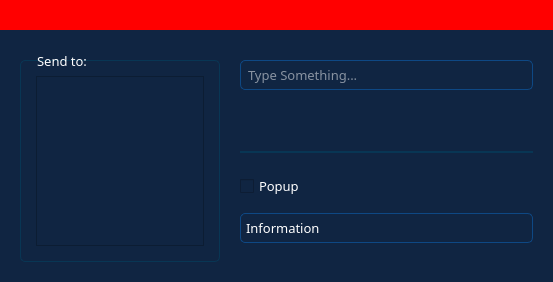
<?xml version="1.0" encoding="UTF-8"?>
<ui version="4.0">
 <class>Form</class>
 <widget class="QWidget" name="Form">
  <property name="geometry">
   <rect>
    <x>0</x>
    <y>0</y>
    <width>553</width>
    <height>282</height>
   </rect>
  </property>
  <property name="minimumSize">
   <size>
    <width>553</width>
    <height>282</height>
   </size>
  </property>
  <property name="maximumSize">
   <size>
    <width>553</width>
    <height>282</height>
   </size>
  </property>
  <layout class="QHBoxLayout" name="horizontalLayout_2">
   <property name="spacing">
    <number>0</number>
   </property>
   <property name="leftMargin">
    <number>0</number>
   </property>
   <property name="topMargin">
    <number>0</number>
   </property>
   <property name="rightMargin">
    <number>0</number>
   </property>
   <property name="bottomMargin">
    <number>0</number>
   </property>
   <item>
    <widget class="QWidget" name="widget" native="true">
     <layout class="QVBoxLayout" name="verticalLayout_5">
      <property name="spacing">
       <number>0</number>
      </property>
      <property name="leftMargin">
       <number>0</number>
      </property>
      <property name="topMargin">
       <number>0</number>
      </property>
      <property name="rightMargin">
       <number>0</number>
      </property>
      <property name="bottomMargin">
       <number>0</number>
      </property>
      <item>
       <widget class="QWidget" name="title_bar" native="true">
        <property name="minimumSize">
         <size>
          <width>0</width>
          <height>30</height>
         </size>
        </property>
        <property name="maximumSize">
         <size>
          <width>16777215</width>
          <height>30</height>
         </size>
        </property>
        <property name="styleSheet">
         <string notr="true">background: red</string>
        </property>
       </widget>
      </item>
      <item>
       <widget class="QWidget" name="widget_2" native="true">
        <property name="styleSheet">
         <string notr="true">QWidget{
	background: #102542; color: white
}

QComboBox,
QLineEdit {
 	padding: 1px 5px;
 	border: 1px solid #0e4884;
 	border-radius: 5px;
}

QComboBox QAbstractItemView {
	outline: none;
}

QComboBox::drop-down {
  	subcontrol-origin: padding;
 	subcontrol-position: top right;
  	border: none;
}

QComboBox::down-arrow {
	image: url(:/icons/down.png);
	padding-right: 5px;
}

QGroupBox {
	border: 1px solid #083654;
	border-radius: 5px;
	margin-top: 15px;
}

QGroupBox::title{
	subcontrol-origin: margin;
	subcontrol-position: top left;
	margin-top: 7px;
	margin-left: 15px;
	background-color: transparent;
}</string>
        </property>
        <layout class="QHBoxLayout" name="horizontalLayout">
         <property name="spacing">
          <number>20</number>
         </property>
         <property name="leftMargin">
          <number>20</number>
         </property>
         <property name="topMargin">
          <number>15</number>
         </property>
         <property name="rightMargin">
          <number>20</number>
         </property>
         <property name="bottomMargin">
          <number>20</number>
         </property>
         <item>
          <widget class="QGroupBox" name="groupBox">
           <property name="maximumSize">
            <size>
             <width>200</width>
             <height>16777215</height>
            </size>
           </property>
           <property name="font">
            <font>
             <family>Barlow</family>
             <pointsize>10</pointsize>
            </font>
           </property>
           <property name="title">
            <string>Send to:</string>
           </property>
           <layout class="QVBoxLayout" name="verticalLayout_2">
            <property name="leftMargin">
             <number>15</number>
            </property>
            <property name="topMargin">
             <number>15</number>
            </property>
            <property name="rightMargin">
             <number>15</number>
            </property>
            <property name="bottomMargin">
             <number>15</number>
            </property>
            <item>
             <widget class="QListView" name="listView">
              <property name="font">
               <font>
                <family>Barlow</family>
                <pointsize>10</pointsize>
               </font>
              </property>
             </widget>
            </item>
           </layout>
          </widget>
         </item>
         <item>
          <layout class="QVBoxLayout" name="verticalLayout_4" stretch="1,0,1">
           <property name="spacing">
            <number>20</number>
           </property>
           <property name="topMargin">
            <number>15</number>
           </property>
           <item>
            <layout class="QVBoxLayout" name="verticalLayout_3">
             <property name="spacing">
              <number>11</number>
             </property>
             <item>
              <widget class="QLineEdit" name="txt_message_3">
               <property name="minimumSize">
                <size>
                 <width>0</width>
                 <height>30</height>
                </size>
               </property>
               <property name="font">
                <font>
                 <family>Barlow</family>
                 <pointsize>10</pointsize>
                </font>
               </property>
               <property name="placeholderText">
                <string>Type Something...</string>
               </property>
              </widget>
             </item>
             <item>
              <layout class="QHBoxLayout" name="horizontalLayout_17">
               <property name="sizeConstraint">
                <enum>QLayout::SetMinimumSize</enum>
               </property>
               <item>
                <widget class="QPushButton" name="btn_file_3">
                 <property name="sizePolicy">
                  <sizepolicy hsizetype="Fixed" vsizetype="Fixed">
                   <horstretch>0</horstretch>
                   <verstretch>0</verstretch>
                  </sizepolicy>
                 </property>
                 <property name="minimumSize">
                  <size>
                   <width>30</width>
                   <height>30</height>
                  </size>
                 </property>
                 <property name="maximumSize">
                  <size>
                   <width>30</width>
                   <height>30</height>
                  </size>
                 </property>
                 <property name="cursor">
                  <cursorShape>PointingHandCursor</cursorShape>
                 </property>
                 <property name="styleSheet">
                  <string notr="true">QPushButton{
	border: none;
	border-radius: none;
	background: none;
	background-repeat: none;
	background-image: url(:/icons/clip.png);
	background-position: center center;
}

QPushButton:hover{
	background: none;
	background-repeat: none;
	background-image: url(:/icons/clip_2.png);
	background-position: center center;
}</string>
                 </property>
                </widget>
               </item>
               <item>
                <spacer name="horizontalSpacer_9">
                 <property name="orientation">
                  <enum>Qt::Horizontal</enum>
                 </property>
                 <property name="sizeHint" stdset="0">
                  <size>
                   <width>40</width>
                   <height>20</height>
                  </size>
                 </property>
                </spacer>
               </item>
               <item>
                <widget class="QPushButton" name="btn_send_3">
                 <property name="sizePolicy">
                  <sizepolicy hsizetype="Fixed" vsizetype="Fixed">
                   <horstretch>0</horstretch>
                   <verstretch>0</verstretch>
                  </sizepolicy>
                 </property>
                 <property name="minimumSize">
                  <size>
                   <width>30</width>
                   <height>30</height>
                  </size>
                 </property>
                 <property name="maximumSize">
                  <size>
                   <width>30</width>
                   <height>30</height>
                  </size>
                 </property>
                 <property name="cursor">
                  <cursorShape>PointingHandCursor</cursorShape>
                 </property>
                 <property name="styleSheet">
                  <string notr="true">QPushButton{
	border: none;
	border-radius: none;
	background: none;
	background-repeat: none;
	background-image: url(:/icons/send.png);
	background-position: center center;
}

QPushButton:hover{
	background: none;
	background-repeat: none;
	background-image: url(:/icons/send_2.png);
	background-position: center center;
}</string>
                 </property>
                </widget>
               </item>
              </layout>
             </item>
            </layout>
           </item>
           <item>
            <widget class="Line" name="line">
             <property name="styleSheet">
              <string notr="true">color: #083654;</string>
             </property>
             <property name="frameShadow">
              <enum>QFrame::Plain</enum>
             </property>
             <property name="lineWidth">
              <number>2</number>
             </property>
             <property name="orientation">
              <enum>Qt::Horizontal</enum>
             </property>
            </widget>
           </item>
           <item>
            <layout class="QVBoxLayout" name="verticalLayout">
             <property name="spacing">
              <number>15</number>
             </property>
             <item>
              <widget class="QCheckBox" name="checkBox">
               <property name="font">
                <font>
                 <family>Barlow</family>
                 <pointsize>10</pointsize>
                </font>
               </property>
               <property name="text">
                <string>Popup</string>
               </property>
              </widget>
             </item>
             <item>
              <widget class="QComboBox" name="comboBox">
               <property name="enabled">
                <bool>true</bool>
               </property>
               <property name="minimumSize">
                <size>
                 <width>0</width>
                 <height>30</height>
                </size>
               </property>
               <property name="font">
                <font>
                 <family>Barlow</family>
                 <pointsize>10</pointsize>
                </font>
               </property>
               <item>
                <property name="text">
                 <string>Information</string>
                </property>
               </item>
               <item>
                <property name="text">
                 <string>Question</string>
                </property>
               </item>
               <item>
                <property name="text">
                 <string>Warning</string>
                </property>
               </item>
               <item>
                <property name="text">
                 <string>Critical</string>
                </property>
               </item>
              </widget>
             </item>
             <item>
              <spacer name="verticalSpacer">
               <property name="orientation">
                <enum>Qt::Vertical</enum>
               </property>
               <property name="sizeHint" stdset="0">
                <size>
                 <width>20</width>
                 <height>40</height>
                </size>
               </property>
              </spacer>
             </item>
            </layout>
           </item>
          </layout>
         </item>
        </layout>
       </widget>
      </item>
     </layout>
    </widget>
   </item>
  </layout>
 </widget>
 <resources>
  <include location="C:/Users/moral/Desktop/Resources/Resources.qrc"/>
 </resources>
 <connections/>
</ui>
